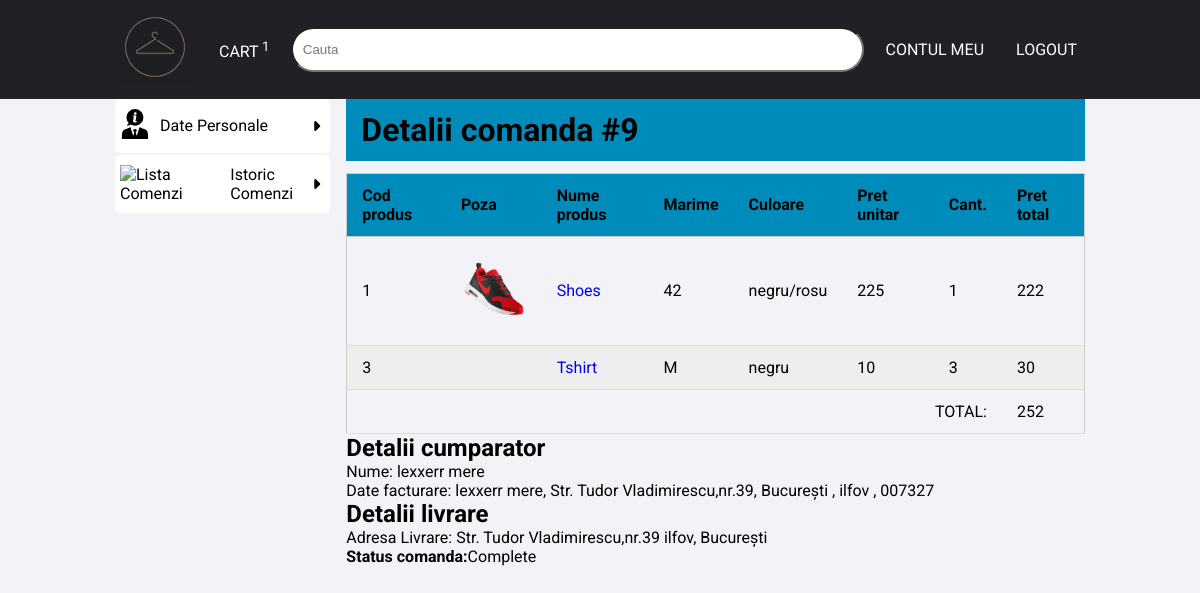
The app's page /order_details.php?id_comanda=9 (signed in), older data.
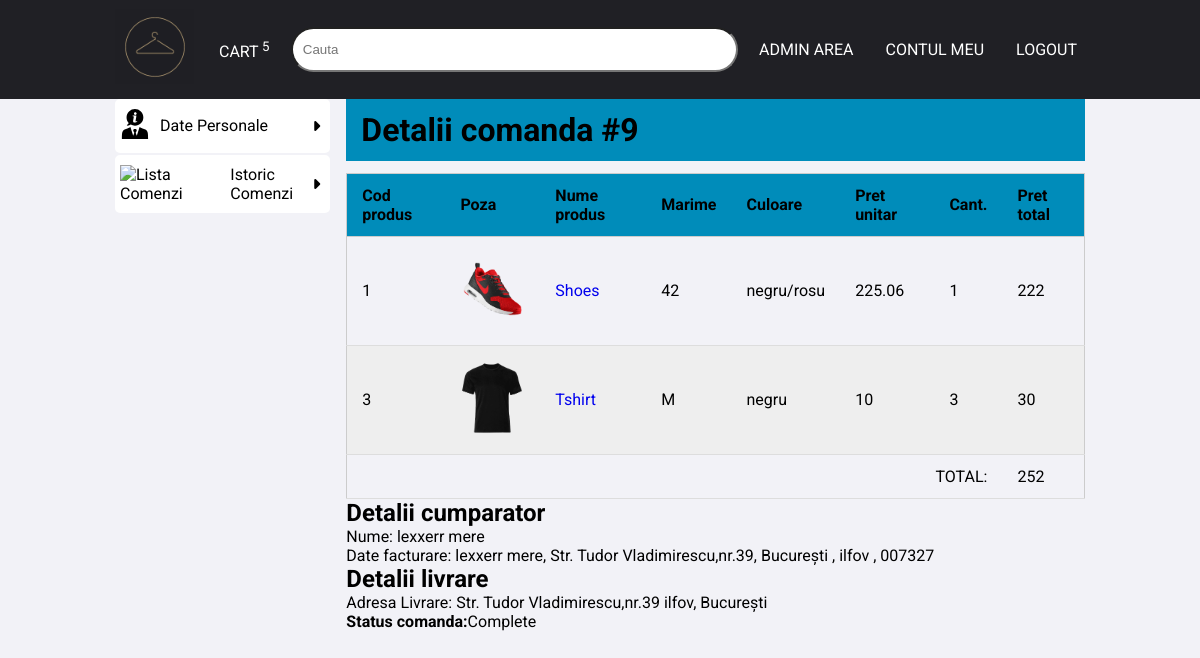
The same page, newer data.
### tables this page shows
CREATE TABLE IF NOT EXISTS `comenzi_detalii` (
  `ID` int NOT NULL AUTO_INCREMENT,
  `cod_comanda` int NOT NULL,
  `cod_atribut_produs` int NOT NULL,
  `cantitate` int NOT NULL,
  `pret_unitar` float NOT NULL,
  `pret` float NOT NULL,
  PRIMARY KEY (`ID`),
  KEY `cod_atribut_produs` (`cod_atribut_produs`),
  KEY `cod_comanda` (`cod_comanda`)
);

CREATE TABLE IF NOT EXISTS `produse` (
  `ID` int NOT NULL AUTO_INCREMENT,
  `denumire` varchar(64) NOT NULL,
  `cod_brand` int NOT NULL,
  `cod_categorie` int NOT NULL,
  `pret` float NOT NULL,
  `descriere` varchar(255) NOT NULL,
  `keywords` varchar(255) NOT NULL,
  `cod_subcategorie` int NOT NULL,
  `produs_imagine1` varchar(255) NOT NULL,
  PRIMARY KEY (`ID`),
  KEY `cod_brand` (`cod_brand`),
  KEY `cod_categorie` (`cod_categorie`),
  KEY `cod_subcategorie` (`cod_subcategorie`)
);

CREATE TABLE IF NOT EXISTS `marimi` (
  `ID` int NOT NULL AUTO_INCREMENT,
  `denumire` varchar(32) NOT NULL,
  PRIMARY KEY (`ID`)
);

CREATE TABLE IF NOT EXISTS `culori` (
  `ID` int NOT NULL AUTO_INCREMENT,
  `denumire` varchar(64) NOT NULL,
  PRIMARY KEY (`ID`)
);

### order_details.php (the view, shortened to what the changed rows need)
<?php
include("includes/connect.php");
if (isset($_SESSION['user_logged_in'])) {
  $user_id = $_SESSION['user_id'];
}
if (isset($_GET['id_comanda'])) {
  $id_comanda = $_GET['id_comanda'];
}
?>
<!DOCTYPE html>
<html lang="en">
<head>
  <link rel="stylesheet" href="css/style.css">
</head>
<body>
  <?php include("includes/header.php") ?>
  <section class="margin-top">
    <div class="container flex-content">
      <div class="order-detail">
        <h1 class="order-detail-header">Detalii comanda #<?= $id_comanda ?> </h1>
        <div class="orders-wrapper">
          <table id="table_field">
            <thead>
              <th>Cod produs</th>
              <th>Poza</th>
              <th>Nume produs</th>
              <th>Marime</th>
              <th>Culoare</th>
              <th>Pret unitar</th>
              <th>Cant.</th>
              <th>Pret total</th>
            </thead>
            <tbody>
              <?php
              $result_query = mysqli_query($con, "SELECT *,p.ID AS produs_ID,p.pret AS pret_produs,c.cantitate AS cantitate_produs,c.pret AS pret_row,cl.denumire AS culoare_denumire,m.denumire AS marime_denumire FROM comenzi_detalii c
            INNER JOIN atribute_produs a ON c.cod_atribut_produs=a.ID
            INNER JOIN marimi m ON a.cod_marime=m.ID
            INNER JOIN culori cl ON a.cod_culoare=cl.ID
            INNER JOIN produse p ON a.cod_produs=p.ID
            WHERE cod_comanda=$id_comanda");
              while ($row = mysqli_fetch_assoc($result_query)) {
              ?>
                <tr>
                  <td data-title="Cod produs">
                    <div class="td-wrapper"><?= $row['produs_ID'] ?></div>
                  </td>
                  <td data-title="Poza">
                    <div class="td-wrapper"><img src="admin_area/images/<?= $row['produs_imagine1'] ?>" alt=""></div>
                  </td>
                  <td data-title="Nume produs">
                    <div class="td-wrapper"><a href="product_details.php?product_id=<?= $row['cod_produs'] ?>"><?= $row['denumire'] ?></a></div>
                  </td>
                  <td data-title="Marime">
                    <div class="td-wrapper"><?= $row['marime_denumire'] ?></div>
                  </td>
                  <td data-title="Culoare">
                    <div class="td-wrapper"><?= $row['culoare_denumire'] ?></div>
                  </td>
                  <td data-title="Pret unitar">
                    <div class="td-wrapper"><?= $row['pret_produs'] ?></div>
                  </td>
                  <td data-title="Cant.">
                    <div class="td-wrapper"><?= $row['cantitate_produs'] ?></div>
                  </td>
                  <td data-title="Pret total">
                    <div class="td-wrapper"><?= $row['pret_row'] ?></div>
                  </td>
                </tr>
              <?php
              }
              ?>
            </tbody>
          </table>
          <div class="info">
            <div class="shipping-info">
              <h2>Detalii cumparator</h2>
            </div>
            <div class="shipping-info">
              <h2>Detalii livrare</h2>
            </div>
          </div>
        </div>
      </div>
    </div>
  </section>
</body>
</html>

### includes/header.php (shortened to what the changed rows need)
<header class="header-large">
  <div class="container">
    <nav class="nav-large d-flex">
      <ul class="d-flex">
        <li><a href="cart.php" class="nav-button">Cart<sup>
              <?php
              if (isset($_SESSION['user_logged_in'])) {
                $cart_query = mysqli_query($con, "SELECT * FROM `cos` WHERE user_id = $user_id") or die('query failed');
                if (mysqli_num_rows($cart_query) > 0) {
                  $prod_cnt = 0;
                  while ($row_cnt = mysqli_fetch_assoc($cart_query)) {
                    $prod_cnt += $row_cnt['quantity'];
                  }
                  echo $prod_cnt;
                }
              }
              ?></sup></a></li>
      </ul>
      <ul class="d-flex">
        <?php if (isset($_SESSION['user_logged_in'])) : ?>
          <?php if (isset($_SESSION['admin'])) echo  "<li><a href='admin_area/index.php' class='nav-button'>Admin Area</a></li>" ?>
        <?php else : ?>
          <li><a href="register.php" class="nav-button">Register</a></li>
          <li><a href="login.php" class="nav-button">Log in</a></li>
        <?php endif; ?>
      </ul>
    </nav>
  </div>
</header>

Row changes from the older to the newer data that the page shows:
changed through a linked row, comenzi_detalii "Shoes": produse.pret "225" → "225.06"
changed through a linked row, comenzi_detalii "Tshirt": produse.produs_imagine1: picture added
Text that changed along with them:
$prod_cnt: "1" → "5"
text now shown: "ADMIN AREA"
